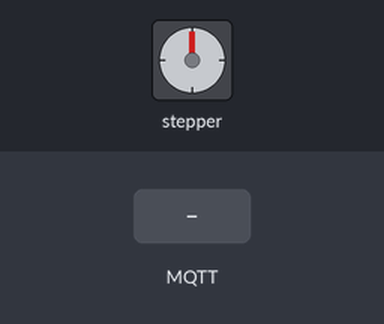
Bench run of a program on a simulated ESP8266 (NodeMCU). Shown: stepper motor. Inputs (shaded band) come from the test bench. WiFi joins after 1.5 s; servers stay silent unless stated; random numbers use the default seed unless the program sets one; no MQTT or app messages arrive unless stated; stepper angles assume 200 steps per turn; what the program prints to the serial monitor is not drawn.

Above: at 2.7 s.
2.8 s: MQTT message "close" arrives on the first subscribed topic
4.3 s: MQTT message "open" arrives on the first subscribed topic
At 4.45 s:
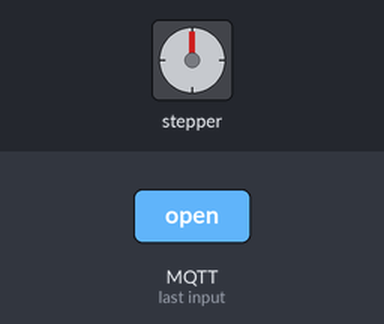
At 5.05 s:
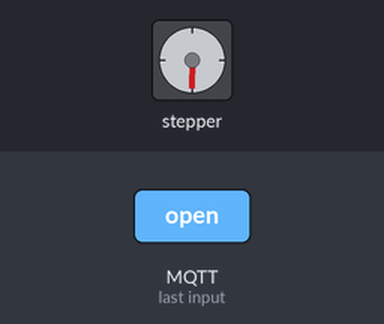
7.3 s: MQTT message "inch" arrives on the first subscribed topic
At 7.45 s:
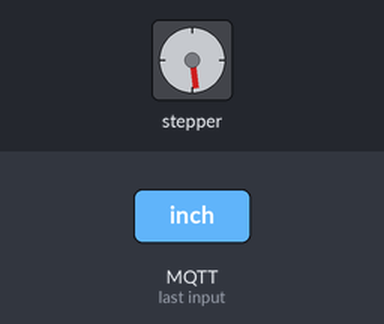
10.3 s: MQTT message "mid" arrives on the first subscribed topic
At 10.75 s:
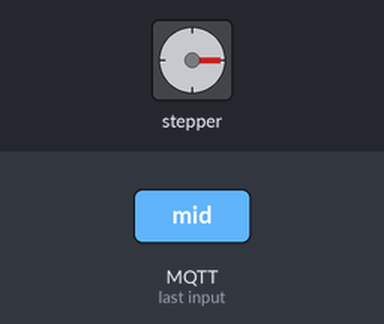
13.3 s: MQTT message "reset" arrives on the first subscribed topic
16.3 s: MQTT message "1" arrives on the first subscribed topic
Timing chart, 0 to 66.8 s (numbered marks = the images above; inputs shaded):
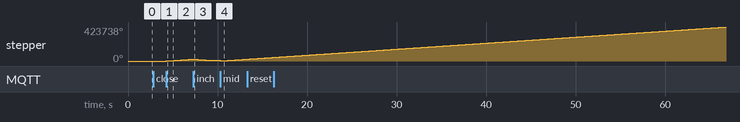

The program:

main.cpp
```cpp
#include <AccelStepper.h>
#include <ArduinoOTA.h>
#include <ESP8266WiFi.h>
#include <PubSubClient.h>
#include <keys.h> //Wifi and RemoteMe API

// Update these with values suitable for your network.

const char *mqtt_server = "192.168.1.183";

WiFiClient espClient;
PubSubClient client(espClient);
unsigned long lastMsg = 0;

#define STEPPIN 14
#define DIRPIN 4
#define EPIN 5
#define STEPS 575000

int flag = 0;
int inch = 0;
int state = 0;
int reset = 1;

AccelStepper stepper(AccelStepper::DRIVER, STEPPIN, DIRPIN);

void setup_wifi()
{
    delay(10);
    // We start by connecting to a WiFi network
    Serial.println();
    Serial.print("Connecting to ");
    Serial.println(WIFI_NAME);
    WiFi.hostname("Smart_Blinds");

    WiFi.begin(WIFI_NAME, WIFI_PASSWORD);

    while (WiFi.status() != WL_CONNECTED)
    {
        delay(500);
        Serial.print(".");
    }

    randomSeed(micros());

    Serial.println("");
    Serial.println("WiFi connected");
    Serial.println("IP address: ");
    Serial.println(WiFi.localIP());
}

void callback(char *topic, byte *payload, unsigned int length)
{
    Serial.print("Message arrived [");
    Serial.print(topic);
    Serial.print("] ");

    payload[length] = '\0';
    String position = String((char *)payload);

    Serial.print(position);
    Serial.println();

    // stepper
    if (reset == 1)
    {
        if (position == "close")
        {
            stepper.setCurrentPosition(0);
            state = 0;
        }
        if (position == "open")
        {
            stepper.setCurrentPosition(STEPS);
            state = 1;
        }
        if (position == "mid")
        {
            stepper.setCurrentPosition(STEPS / 2);
            state = 1;
        }
        reset = 0;
    }
    else
    {
        if (position == "close")
        {
            stepper.moveTo(0);
            state = 0;
        }
        if (position == "open")
        {
            stepper.moveTo(STEPS);
            state = 1;
        }
        if (position == "mid")
        {
            stepper.moveTo(STEPS / 2);
            state = 1;
        }
        if (position == "inch")
        {
            stepper.moveTo(5000);
            inch = 1;
        }
        if (position == "reset")
        {
            reset = 1;
        }

        stepper.enableOutputs();
        stepper.setSpeed(10000);

        flag = 0;
    }
}

void reconnect()
{
    // Loop until we're reconnected
    while (!client.connected())
    {
        Serial.print("Attempting MQTT connection...");
        stepper.disableOutputs();
        // Create a random client ID
        String clientId = "Desk_Cover-";
        clientId += String(random(0xffff), HEX);
        // Attempt to connect
        if (client.connect(clientId.c_str()))
        {
            Serial.println("connected");
            // Once connected, publish an announcement...
            client.publish("home-assistant/desk_cover/availability", "online");
            // ... and resubscribe
            client.subscribe("home-assistant/desk_cover/set");
            client.subscribe("home-assistant/desk_cover/set_position");
        }
        else
        {
            Serial.print("failed, rc=");
            Serial.print(client.state());
            Serial.println(" try again in 5 seconds");
            // Wait 5 seconds before retrying
            delay(5000);
        }
    }
}

void setup()
{
    Serial.begin(115200);
    ArduinoOTA.begin();
    stepper.setMaxSpeed(200000);
    stepper.setAcceleration(10000);
    stepper.setEnablePin(EPIN);
    stepper.disableOutputs();
    setup_wifi();
    client.setServer(mqtt_server, 1883);
    client.setCallback(callback);
}

void loop()
{
    ArduinoOTA.handle();

    if (!client.connected())
    {
        reconnect();
    }
    client.loop();

    unsigned long now = millis();
    if (now - lastMsg > 60000)
    {
        lastMsg = now;
        client.publish("home-assistant/desk_cover/availability", "online");
    }

    stepper.runSpeedToPosition();

    if (stepper.distanceToGo() == 0 && flag == 0)
    {
        stepper.disableOutputs();
        flag = 1;
        if (inch == 1)
        {
            stepper.setCurrentPosition(0);
            inch = 0;
        }
        else
        {
            if (state == 1)
            {
                client.publish("home-assistant/desk_cover/response", "ON");
            }
            else
            {
                client.publish("home-assistant/desk_cover/response", "OFF");
            }
        }
    }
}
```

keys_template.h
```cpp
#define WIFI_NAME "ssid"
#define WIFI_PASSWORD "pass"
```

Measured:
- after the input at 2.8 s, every drawn part: stays the same
- after the input at 4.3 s, stepper: keeps turning clockwise at about 7500°/s, starting at once
- after the input at 10.3 s, stepper: turns 8999° counter-clockwise in 0.00 s, then 22378° clockwise in 3.0 s
